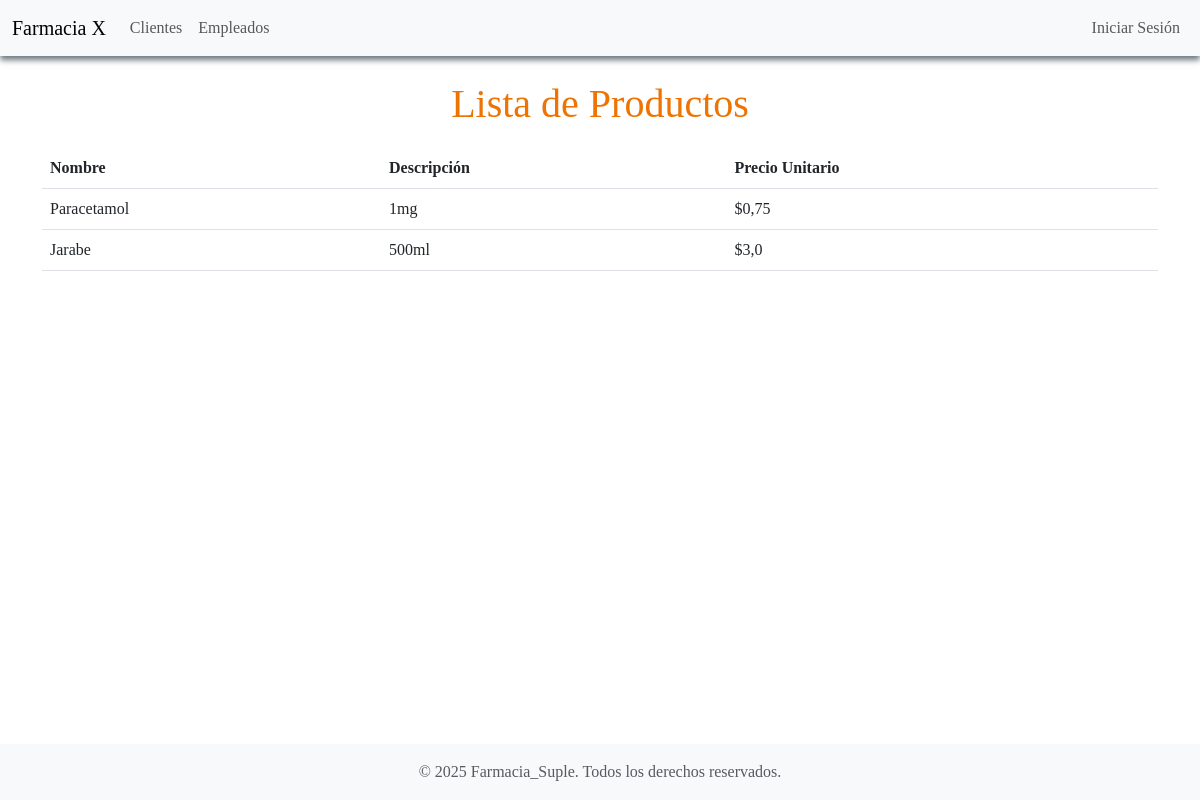
/productos/, run on the app's committed database.
### inventario/models.py (models this page shows, shortened)
class Producto(models.Model):
    nombre = models.CharField(max_length=100)
    descripcion = models.TextField()
    precio = models.FloatField()

### inventario/views.py (the view)
# urls.py: path('productos/', inventario_views.lista_productos, name='lista_productos'),
def lista_productos(request):
    productos = Producto.objects.all()  # Obtener todos los productos
    return render(request, 'inventario/lista_productos.html', {'productos': productos})

### templates/inventario/lista_productos.html (shortened to what this page needs)
{% extends 'base.html' %}
{% block content %}
<h1>Lista de Productos</h1>
<table class="table">
    <thead>
        <tr>
            <th>Nombre</th>
            <th>Descripción</th>
            <th>Precio Unitario</th>
        </tr>
    </thead>
    <tbody>
        {% for producto in productos %}
        <tr>
            <td>{{ producto.nombre }}</td>
            <td>{{ producto.descripcion }}</td>
            <td>${{ producto.precio }}</td>
        </tr>
        {% endfor %}
    </tbody>
</table>
{% endblock %}

### static/css/styles.css (style rules this page uses)
body { font-family: 'Times New Roman', sans-serif; background-color: #f8f9fa; color: #000000; }
h1 { color: #ed7402; text-align: center; margin-bottom:20px; }

### data on the page
Producto: nombre "Paracetamol", descripcion "1mg", precio "0,75"
Producto: nombre "Jarabe", descripcion "500ml", precio "3,0"
